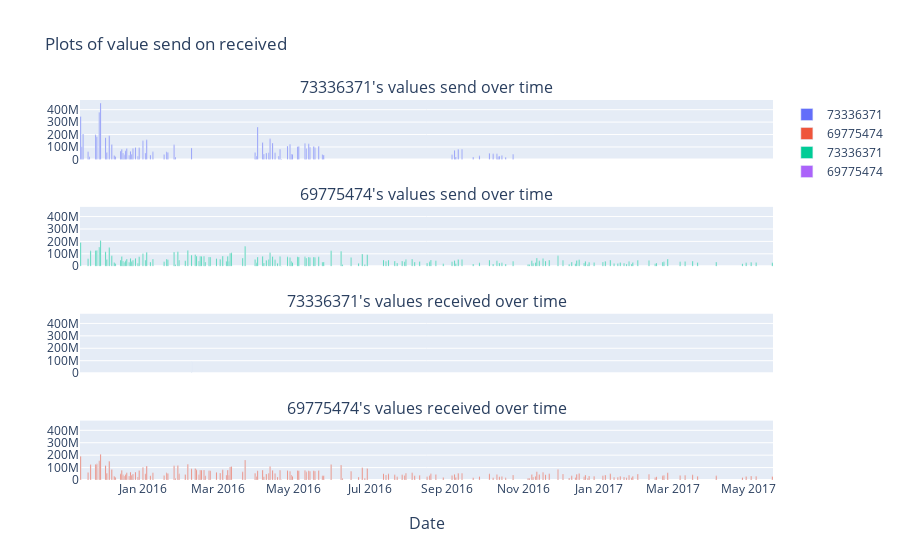

Notebook source saved alongside this figure:
### Markdown cell above
### $IV.E.$ Two Sized Components Analysis

Now we will dive into the 2 sized components transactions analysis.

### Code cell
compare_actor('73336371', '69775474')

### Figure 1 — Plotly figure (JSON) as saved in the notebook; plotly's stock layout.template omitted (floating-point values rounded to 4 significant figures; data arrays with more than 128 entries replaced by an {"elided": "..."} marker saying what was removed)
{"data": [{"name": "73336371", "type": "bar", "x": ["2015-11-12T00:00:00", "2015-11-13T00:00:00", "2015-11-14T00:00:00", "2015-11-18T00:00:00", "2015-11-19T00:00:00", "2015-11-24T00:00:00", "2015-11-25T00:00:00", "2015-11-27T00:00:00", "2015-11-28T00:00:00", "2015-12-10T00:00:00", "2015-12-14T00:00:00", "2015-12-15T00:00:00", "2015-12-16T00:00:00", "2015-12-17T00:00:00", "2015-12-18T00:00:00", "2015-12-19T00:00:00", "2015-12-02T00:00:00", "2015-12-21T00:00:00", "2015-12-22T00:00:00", "2015-12-23T00:00:00", "2015-12-24T00:00:00", "2015-12-26T00:00:00", "2015-12-28T00:00:00", "2015-12-29T00:00:00", "2015-12-03T00:00:00", "2015-12-05T00:00:00", "2015-12-07T00:00:00", "2015-12-09T00:00:00", "2016-01-01T00:00:00", "2016-01-18T00:00:00", "2016-01-20T00:00:00", "2016-01-21T00:00:00", "2016-01-26T00:00:00", "2016-01-27T00:00:00", "2016-01-03T00:00:00", "2016-01-04T00:00:00", "2016-01-07T00:00:00", "2016-01-09T00:00:00", "2016-10-11T00:00:00", "2016-10-12T00:00:00", "2016-10-13T00:00:00", "2016-10-15T00:00:00", "2016-10-18T00:00:00", "2016-10-24T00:00:00", "2016-10-05T00:00:00", "2016-10-08T00:00:00", "2016-02-09T00:00:00", "2016-03-31T00:00:00", "2016-04-01T00:00:00", "2016-04-11T00:00:00", "2016-04-12T00:00:00", "2016-04-14T00:00:00", "2016-04-16T00:00:00", "2016-04-19T00:00:00", "2016-04-02T00:00:00", "2016-04-20T00:00:00", "2016-04-21T00:00:00", "2016-04-26T00:00:00", "2016-04-28T00:00:00", "2016-04-29T00:00:00", "2016-04-30T00:00:00", "2016-04-06T00:00:00", "2016-04-07T00:00:00", "2016-04-09T00:00:00", "2016-05-10T00:00:00", "2016-05-11T00:00:00", "2016-05-13T00:00:00", "2016-05-14T00:00:00", "2016-05-17T00:00:00", "2016-05-18T00:00:00", "2016-05-21T00:00:00", "2016-05-24T00:00:00", "2016-05-25T00:00:00", "2016-05-04T00:00:00", "2016-05-05T00:00:00", "2016-09-10T00:00:00", "2016-09-13T00:00:00", "2016-09-22T00:00:00", "2016-09-27T00:00:00", "2016-09-05T00:00:00", "2016-09-07T00:00:00", "2016-09-08T00:00:00"], "xaxis": "x", "y": [344912434, 102424167, 204589201, 61227941, 20893608, 197496912, 182194926, 379081672, 454008966, 24036009, 67757569, 82156186, 52313804, 36412410, 69593506, 88396167, 174860745, 33910776, 65037079, 40530090, 86939290, 95746926, 24354405, 93304622, 55660322, 189938788, 119923352, 31390041, 149620020, 39759811, 61544655, 55228657, 116876064, 18336272, 52223294, 157223183, 35265635, 60452588, 45173282, 23844952, 26427578, 30838473, 17538725, 40787570, 49929848, 44375814, 92476833, 56119870, 27539540, 53990000, 165363852, 132249948, 53741855, 27167729, 261367519, 80935854, 3083462, 107279970, 122599247, 42583831, 40787181, 135350669, 43426044, 51797452, 127081181, 87256746, 125591498, 98573534, 103246458, 93320939, 104863359, 39510046, 34602120, 102380108, 103103617, 82456676, 82398743, 19190651, 28321427, 37363656, 73336496, 19812531], "yaxis": "y"}, {"name": "69775474", "type": "bar", "x": {"elided": "177 str values"}, "xaxis": "x4", "y": {"elided": "177 int values"}, "yaxis": "y4"}, {"name": "73336371", "type": "bar", "x": {"elided": "176 str values"}, "xaxis": "x2", "y": {"elided": "176 int values"}, "yaxis": "y2"}, {"name": "69775474", "type": "bar", "x": ["2016-02-09T00:00:00"], "xaxis": "x3", "y": [92476833], "yaxis": "y3"}], "layout": {"annotations": [{"font": {"size": 16}, "showarrow": false, "text": "73336371's values send over time", "x": 0.5, "xanchor": "center", "xref": "paper", "y": 1, "yanchor": "bottom", "yref": "paper"}, {"font": {"size": 16}, "showarrow": false, "text": "69775474's values send over time", "x": 0.5, "xanchor": "center", "xref": "paper", "y": 0.7188, "yanchor": "bottom", "yref": "paper"}, {"font": {"size": 16}, "showarrow": false, "text": "73336371's values received over time", "x": 0.5, "xanchor": "center", "xref": "paper", "y": 0.4375, "yanchor": "bottom", "yref": "paper"}, {"font": {"size": 16}, "showarrow": false, "text": "69775474's values received over time", "x": 0.5, "xanchor": "center", "xref": "paper", "y": 0.1562, "yanchor": "bottom", "yref": "paper"}, {"font": {"size": 16}, "showarrow": false, "text": "Date", "x": 0.5, "xanchor": "center", "xref": "paper", "y": 0, "yanchor": "top", "yref": "paper", "yshift": -30}], "autosize": true, "title": {"text": "Plots of value send on received"}, "xaxis": {"anchor": "y", "autorange": true, "domain": [0, 1], "matches": "x4", "range": ["2015-11-11 12:00", "2017-05-20 12:00"], "showticklabels": false, "type": "date"}, "xaxis2": {"anchor": "y2", "autorange": true, "domain": [0, 1], "matches": "x4", "range": ["2015-11-11 12:00", "2017-05-20 12:00"], "showticklabels": false, "type": "date"}, "xaxis3": {"anchor": "y3", "autorange": true, "domain": [0, 1], "matches": "x4", "range": ["2015-11-11 12:00", "2017-05-20 12:00"], "showticklabels": false, "type": "date"}, "xaxis4": {"anchor": "y4", "autorange": true, "domain": [0, 1], "range": ["2015-11-11 12:00", "2017-05-20 12:00"], "type": "date"}, "yaxis": {"anchor": "x", "autorange": true, "domain": [0.8438, 1], "matches": "y4", "range": [0, 477900000.0], "type": "linear"}, "yaxis2": {"anchor": "x2", "autorange": true, "domain": [0.5625, 0.7188], "matches": "y4", "range": [0, 477900000.0], "type": "linear"}, "yaxis3": {"anchor": "x3", "autorange": true, "domain": [0.2812, 0.4375], "matches": "y4", "range": [0, 477900000.0], "type": "linear"}, "yaxis4": {"anchor": "x4", "autorange": true, "domain": [0, 0.1562], "range": [0, 477900000.0], "type": "linear"}}}
